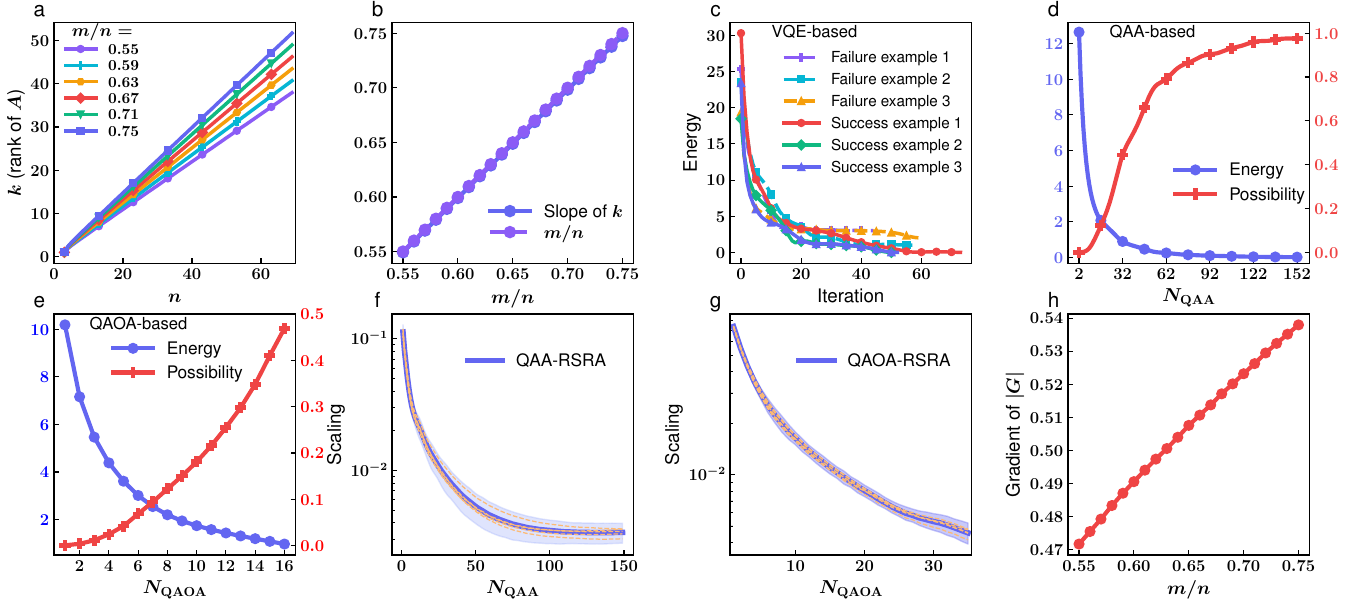

The script that saved this image:
import numpy as np
import matplotlib.pyplot as plt
import matplotlib as mpl
import scipy.stats as stats
from scipy.optimize import minimize
from scipy.linalg import expm
from matplotlib.gridspec import GridSpec
def fitslope(x, y):
    numerator = sum(xi * yi for xi, yi in zip(x, y))
    denominator = sum(xi ** 2 for xi in x)
    return numerator / denominator
def recover(run):
    datatotal=np.zeros((20,35))
    for n in range(20,40):
        data=-np.log(np.load('pdetermine-Fig2fg/QAOAsingle/'+str(n)+'/QAOAsingle'+str(n)+' '+str(run)+'.npz')['data1'])
        datatotal[n-20,:]=data
    sloperecord=np.zeros(35)
    for i in range(35):
        s1,_=np.polyfit(range(20),datatotal[:,i],1)
        sloperecord[i]=np.e**s1
    return sloperecord
bwith =1
plt.rcParams.update({
    'xtick.direction': 'in',          # 刻度线方向朝内
    'ytick.direction': 'in'          # 刻度线方向朝内 
})
plt.rcParams['font.family'] = 'Helvetica'
mpl.rcParams['mathtext.fontset'] = 'custom'    # 设置公式字体为 Computer Modern
#mpl.rcParams['mathtext.rm'] = 'Helvetica'  
mpl.rcParams['mathtext.rm'] = 'Cambria'       # 设置数学公式中的普通文本为 Cambria
mpl.rcParams['mathtext.it'] = 'Computer Modern:italic'  # 设置斜体为 Cambria
mpl.rcParams['mathtext.bf'] = 'Computer Modern:bold'
plt.rcParams["text.usetex"] = True
plt.rcParams["text.latex.preamble"] = r"\usepackage{amsmath, bm} \boldmath"
plt.rcParams['axes.labelweight'] = 'bold'  
plt.rcParams['axes.titleweight'] = 'bold' 
fig=plt.figure(figsize=(13.5,6))
gs = plt.GridSpec(2, 4)

#################################################################################
nlist=np.load("reduction-Fig2abh/reduction.npz")['nlist']/5000
klist=np.load("reduction-Fig2abh/reduction.npz")['klist']/5000
nslope=[]
kslope=[]
successlist=np.load("reduction-Fig2abh/reduction.npz")['successlist']
krange=0.55+np.array(range(21))*0.2/20
for i in range(21):
    nslope.append(fitslope(range(10,70),nlist[7:,i]))#n 
    kslope.append(fitslope(range(10,70),klist[7:,i]))#n-k m=0.026 =n-m
maxn=69
x=range(10,70)
marker=['o','P','H','D','v','s']
c=['#8B5CF6', '#06B6D4', '#F59E0B', '#EF4444', '#10B981', '#6366F1']
ax1 =fig.add_subplot(gs[0,0])
ax1.spines[:].set_linewidth(bwith)
ax=plt.gca()
plt.tick_params(axis='x', which='minor', length=0)
plt.tick_params(axis='y', which='minor', length=0)
ax.tick_params(axis='x', which='both', bottom=True, top=False, labelbottom=True, labeltop=False)
ax.tick_params(axis='y', which='both', left=True, right=False, labelleft=True, labelright=False)
plt.xticks(size=12)
plt.yticks(size=12)
plt.title('a',x=-0.06,y=0.99,fontsize=15)
for i in range(6):
    plt.plot(range(3,70),nlist[:,4*i]-klist[:,4*i],label=fr'${round(krange[4*i],2)}$',marker=marker[i],linewidth=2.5,markersize=5,markevery=10,color=c[i])
plt.legend(loc='upper left',labelspacing=0.15,bbox_to_anchor=(-0.01,1.05), fontsize=11,frameon=False,title='$m/n=$',title_fontsize=12.5)
plt.xlabel(r'$n$',fontsize=13.5)
plt.ylabel(r'$k$'+' (rank of '+r'$A$'+')',fontsize=13.5)
plt.xlim(0,maxn+1)
############################################
ax2 =fig.add_subplot(gs[0,1])
ax2.spines[:].set_linewidth(bwith)
plt.yticks(size=12)
plt.plot(krange,np.array(nslope)-np.array(kslope),label='Slope of '+r'$k$',color='#6366F1',marker='o',markersize=8,linewidth =3)
plt.plot(krange,krange,'--',linewidth =3,marker='o',color='#8B5CF6',label=r'$m/n$',markersize=8)
plt.legend(bbox_to_anchor=(0.68,0.165),labelspacing=0.25, fontsize=12.5,frameon=False,loc='center',handlelength=2.3)
plt.tick_params(axis='x', which='minor', length=0)
plt.tick_params(axis='y', which='minor', length=0)
ax2=plt.gca()
ax2.tick_params(axis='x', which='both', bottom=True, top=False, labelbottom=True, labeltop=False)
plt.xlabel(r'$m/n$',fontsize=13.5)
plt.xticks(fontsize=12)
plt.yticks(fontsize=12)
plt.xticks(np.arange(0.55,0.79,0.05))
plt.tick_params(axis='x', which='minor', length=0)
plt.tick_params(axis='y', which='minor', length=0)
plt.title('b',x=-0.06,y=0.99,fontsize=15)
############################################
ax3 =fig.add_subplot(gs[0,2])
ax3.spines[:].set_linewidth(bwith)
ax = plt.gca()
ax3.text(0.35,0.935, 'VQE-based', ha='center',fontsize=12,transform = ax.transAxes)
npzfile=np.load("VQE-Fig2c/VQE.npz")
fe1=npzfile['fe1']
fe2=npzfile['fe2']
fe3=npzfile['fe3']
fl1=npzfile['fl1']
fl2=npzfile['fl2']
fl3=npzfile['fl3']
se1=npzfile['se1']
se2=npzfile['se2']
se3=npzfile['se3']
sl1=npzfile['sl1']
sl2=npzfile['sl2']
sl3=npzfile['sl3']
plt.plot(fe1,fl1,'--',linewidth =2.5,marker='P',markersize=5,markevery=5,label='Failure example 1',color=c[0])
plt.plot(fe2,fl2,'--',linewidth =2.5,marker='s',markersize=5,markevery=5,label='Failure example 2',color=c[1])
plt.plot(fe3,fl3,'--',linewidth =2.5,marker='^',markersize=5,markevery=5,label='Failure example 3',color=c[2])
plt.plot(se1,sl1,'-',linewidth =2.5,marker='o',markersize=5,markevery=5,label='Success example 1',color=c[3])
plt.plot(se2,sl2,'-',linewidth =2.5,marker='D',markersize=5,markevery=5,label='Success example 2',color=c[4])
plt.plot(se3,sl3,'-',linewidth =2.5,marker='^',markersize=5,markevery=5,label='Success example 3',color=c[5])
plt.title('c',x=-0.06,y=0.99,fontsize=15)
plt.xticks(fontsize=12)
plt.yticks(size=12)
ax.tick_params(axis='y', which='both', left=True, right=False, labelleft=True, labelright=False)
plt.tick_params(axis='x', which='minor', length=0)
plt.tick_params(axis='y', which='minor', length=0)
plt.legend(bbox_to_anchor=(1.02,0.62),loc='center right',fontsize=11,handlelength=2.3,frameon=False)
plt.xlabel('Iteration',fontsize=13.5)
plt.ylabel('Energy',fontsize=13.5)
ax3.tick_params(axis='x', which='both', bottom=True, top=False, labelbottom=True, labeltop=False)
#################################################################################
ax4 =fig.add_subplot(gs[1,0])
ax4.spines[:].set_linewidth(bwith)
trange=15
npzfile=np.load("QAAQAOA-Fig2de/QAOAdraw.npz")
x=npzfile['x']
energylist=npzfile['energylist']
poss=npzfile['poss']
plt.tick_params(axis='x', which='minor', length=0)
plt.tick_params(axis='y', which='minor', length=0)
plt.tick_params(top=False)
ax4.tick_params(axis="y", labelcolor="b") 
ax4.plot(x,energylist,'-',marker='o',linewidth =3,markersize=7,color='#6366F1',label='Energy')
legend=plt.legend(bbox_to_anchor=(0.18,0.85),fontsize=12.5,handlelength=2.3,frameon=False,labelspacing=0.25,loc='center left')
ax = plt.gca()
ax4.text(0.35,0.935, 'QAOA-based', ha='center',fontsize=12,transform = ax.transAxes)
ax4.set_xticks([i for i in range(2,trange+2,2)])
plt.xlabel(r'$N_{\mathrm{QAOA}} $',fontsize=13.5)
plt.xticks(fontsize=12)
plt.yticks(size=12)
ax45=ax4.twinx()
plt.tick_params(axis='x', which='minor', length=0)
plt.tick_params(axis='y', which='minor', length=0)
plt.tick_params(top=False)
ax45.tick_params(axis="y", labelcolor="r") 
ax45.plot(x,poss,'-',marker='P',linewidth =3,markersize=7,color='#EF4444',label='Possibility')
legend=plt.legend(bbox_to_anchor=(0.18,0.75),fontsize=12.5,handlelength=2.3,frameon=False,labelspacing=0.25,loc='center left')
plt.xticks(fontsize=12)
plt.yticks(size=12)
plt.title('e',x=-0.06,y=0.99,fontsize=15)
plt.ylim(-0.02,0.5)
#################################################################################
ax5=plt.subplot(gs[0, 3])
ax5.spines[:].set_linewidth(bwith)
ax = plt.gca()
ax5.text(0.35,0.935, 'QAA-based', ha='center',fontsize=12,transform = ax.transAxes)
trange2=152
npzfile=np.load("QAAQAOA-Fig2de/QAAdraw.npz")
x=npzfile['x']
energylist=npzfile['energylist']
possibility=npzfile['possibility']
plt.tick_params(axis='x', which='minor', length=0)
plt.tick_params(axis='y', which='minor', length=0)
plt.tick_params(top=False)
ax5.tick_params(axis="y", labelcolor='#6366F1') 
ax5.plot(x,energylist,'-',linewidth =3,marker='o',markevery=15,markersize=7,label='Energy',color='#6366F1')
ax5.set_xticks([i for i in np.arange(0,trange2,30)+2])
plt.xlabel(r'$N_{\mathrm{QAA}} $',fontsize=13.5)
legend=plt.legend(bbox_to_anchor=(0.38,0.38),fontsize=12.5,handlelength=2.3,frameon=False,labelspacing=0.25,loc='center left')
plt.ylim(-0.32,13.2)
plt.xticks(fontsize=12)
plt.yticks(size=12)
ax55=ax5.twinx()
plt.ylim(-0.05,1.05)
plt.tick_params(axis='x', which='minor', length=0)
plt.tick_params(axis='y', which='minor', length=0)
plt.tick_params(top=False)
ax55.tick_params(axis="y", labelcolor='#EF4444') 
ax55.plot(x,possibility,'-',linewidth =3,marker='P',markevery=15,markersize=7,label='Possibility',color='#EF4444')
legend=plt.legend(bbox_to_anchor=(0.38,0.28),fontsize=12.5,handlelength=2.3,frameon=False,labelspacing=0.25,loc='center left')
plt.xticks(fontsize=12)
plt.yticks(size=12)
plt.title('d',x=-0.06,y=0.99,fontsize=15)
#################################################################################
ax7 =fig.add_subplot(gs[1,1])
ax7.spines[:].set_linewidth(bwith)
confidence_level = 0.95
t_score = stats.t.ppf((1 + confidence_level) / 2, df=4)
colorlist=['#6366F1',"#A5B4FC","#FDBA74"]
linelist=["-","--","-."]

data0=np.load('pdetermine-Fig2fg/QAAscale 0.npz')['scale']-1
data1=np.load('pdetermine-Fig2fg/QAAscale 1.npz')['scale']-1
data2=np.load('pdetermine-Fig2fg/QAAscale 2.npz')['scale']-1
data3=np.load('pdetermine-Fig2fg/QAAscale 3.npz')['scale']-1
data4=np.load('pdetermine-Fig2fg/QAAscale 4.npz')['scale']-1
ave=(data0+data1+data2+data3+data4)/5
print(ave[40],ave[-1])
std=np.sqrt((data0**2+data1**2+data2**2+data3**2+data4**2)-5*ave**2)/np.sqrt(5)*t_score
plt.plot(range(1,150),ave,linewidth=4,label='QAA-RSRA',color=colorlist[0],linestyle=linelist[0])
plt.plot(range(1,150),data0,linewidth=0.9,color=colorlist[2],linestyle='--')
plt.plot(range(1,150),data1,linewidth=0.9,color=colorlist[2],linestyle='--')
plt.plot(range(1,150),data2,linewidth=0.9,color=colorlist[2],linestyle='--')
plt.plot(range(1,150),data3,linewidth=0.9,color=colorlist[2],linestyle='--')
plt.plot(range(1,150),data4,linewidth=0.9,color=colorlist[2],linestyle='--')
plt.fill_between(
    range(1,150), 
    ave - std,  # 下限
    ave + std,  # 上限
    alpha=0.35,
    color=colorlist[1]
) 
plt.xlabel(r'$N_{\mathrm{QAA}}$',fontsize=13.5)
plt.yscale('log')
plt.xticks(fontsize=12)
plt.yticks(fontsize=12)
plt.ylabel("Scaling",fontsize=13.5)
plt.legend(frameon=False,fontsize=12.5,bbox_to_anchor=(0.6,0.8),loc='center')
plt.title('f',x=-0.06,y=0.99,fontsize=15)

#################################################################################
ax5=plt.subplot(gs[1, 2])
ax5.spines[:].set_linewidth(bwith)
data0=recover(0)-1
data1=recover(1)-1
data2=recover(2)-1
data3=recover(3)-1
data4=recover(4)-1
ave=(data0+data1+data2+data3+data4)/5
print(ave[25],ave[-1])
std=np.sqrt((data0**2+data1**2+data2**2+data3**2+data4**2)-5*ave**2)/np.sqrt(5)*t_score
plt.plot(range(1,36),ave,linewidth=4,label='QAOA-RSRA',color=colorlist[0],linestyle=linelist[0])
# plt.scatter(range(1,36), data0, marker='+', s=50, c=colorlist[2] , linewidths=2.5)
# plt.scatter(range(1,36), data1, marker='+', s=50, c=colorlist[2] , linewidths=2.5)
# plt.scatter(range(1,36), data2, marker='+', s=50, c=colorlist[2] , linewidths=2.5)
# plt.scatter(range(1,36), data3, marker='+', s=50, c=colorlist[2] , linewidths=2.5)
# plt.scatter(range(1,36), data4, marker='+', s=50, c=colorlist[2] , linewidths=2.5)
plt.plot(range(1,36),data0,linewidth=0.9,color=colorlist[2],linestyle='--')
plt.plot(range(1,36),data1,linewidth=0.9,color=colorlist[2],linestyle='--')
plt.plot(range(1,36),data2,linewidth=0.9,color=colorlist[2],linestyle='--')
plt.plot(range(1,36),data3,linewidth=0.9,color=colorlist[2],linestyle='--')
plt.plot(range(1,36),data4,linewidth=0.9,color=colorlist[2],linestyle='--')
plt.fill_between(
    range(1,36), 
    ave - std,  # 下限
    ave + std,  # 上限
    alpha=0.35,
    color=colorlist)
plt.xlabel(r'$N_{\mathrm{QAOA}}$',fontsize=13.5)
plt.ylabel("Scaling",fontsize=13.5)
plt.xticks(fontsize=12)
plt.yticks(fontsize=12)
plt.legend(frameon=False,fontsize=12.5,bbox_to_anchor=(0.6,0.8),loc='center')
plt.title('g',x=-0.06,y=0.99,fontsize=15)
plt.yscale('log')
plt.xlim(0.5,35.5)
#################################################################################
ax8 =fig.add_subplot(gs[1,3])
ax8.spines[:].set_linewidth(bwith)
marker=['o','P','H','D','v','s']
gslope=[]
glist=np.load("reduction-Fig2abh/reduction.npz")['glist']/5000
krange=0.55+np.array(range(21))*0.2/20
for i in range(21):
    gslope.append(fitslope(range(10,70),glist[7:,i]))#n 
plt.plot(krange,gslope,label='Slope of '+r'$g$',color='#EF4444',marker='o',linewidth =3,markersize=7,markevery=1)
#plt.legend(loc='center left',labelspacing=0.1, fontsize=11,frameon=False,bbox_to_anchor=(-0.02,0.56))
plt.xlabel(r'$m/n$',fontsize=13.5)
plt.ylabel('Gradient of '+r'$|G|$',fontsize=13.5)
plt.xticks(fontsize=12)
plt.yticks(fontsize=12)
plt.title('h',x=-0.06,y=0.99,fontsize=15)

plt.subplots_adjust(left=0.04,   # 图像左边距（0~1之间，越大间距越大）
                    right=0.97,  # 图像右边距（0~1之间，越小间距越大）
                    top=0.963,    # 图像上边距（0~1之间，越小间距越大）
                    bottom=0.075,
                    wspace=0.4,
                    hspace=0.21)
#plt.tight_layout()
plt.savefig("Fig2.pdf")